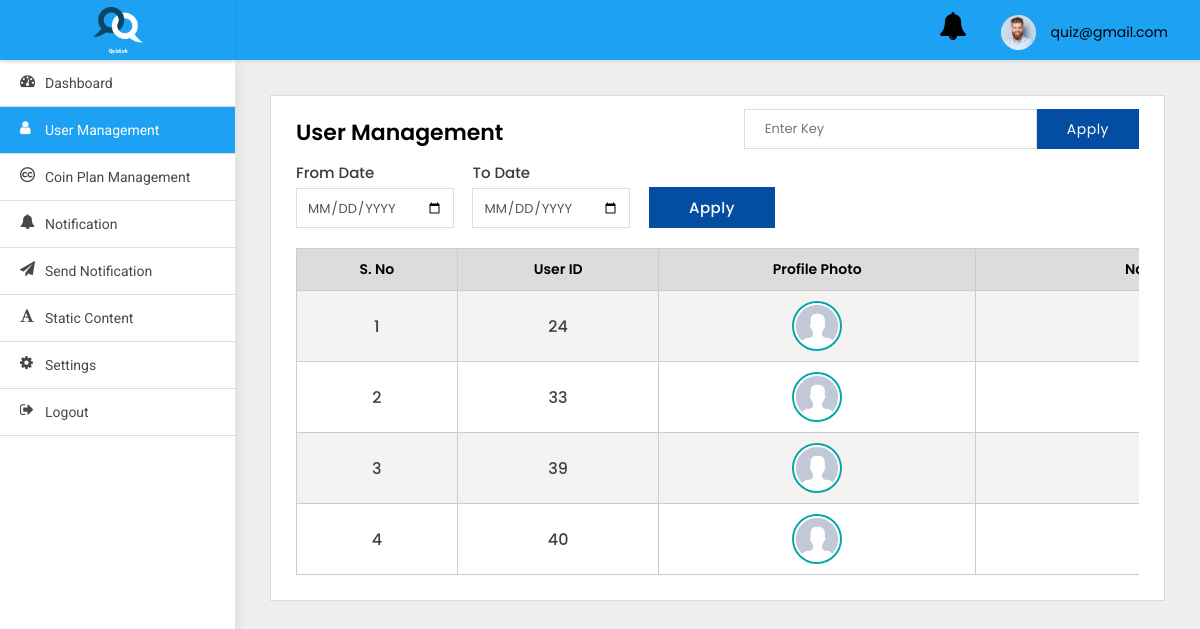
/adminpanel/users-list/ (signed in), run on the app's committed database.
### adminpanel/models.py (models this page shows)
class User(AbstractBaseUser, PermissionsMixin):
    first_name = models.CharField(default='first name', max_length=100)
    last_name = models.CharField(default='', max_length=100, null=True, blank=True)
    email = models.CharField(default='', max_length=255, unique=True)
    country_code = models.CharField(default='+91', max_length=10)
    phone_number = models.CharField(default='', max_length=13)
    profile_pic = models.ImageField(default='default_profile.png', null=True, blank=True)
    device_token = models.CharField(default='', max_length=500, null=True, blank=True)
    remember_me = models.BooleanField(default=False)
    password = models.CharField(default='123456', max_length=100)
    confirm_password = models.CharField(default='123456', max_length=100)
    created_at = models.DateTimeField(auto_now_add=True)
    is_active = models.BooleanField(default=True)
    is_staff = models.BooleanField(default=False)
    is_blocked = models.BooleanField(default=False)
    objects = UserManager()
    USERNAME_FIELD = 'email'
    class Meta:
        ordering = ('-created_at',)

### src/models.py (models this page shows)
class AppUser(models.Model):
    username = models.CharField(default='first name', max_length=100)
    country_code = models.CharField(default='+91', max_length=10)
    phone_number = models.CharField(default='', max_length=13)
    password = models.CharField(default='123456', max_length=100)
    profile_pic = models.ImageField(default='default_profile.png', null=True, blank=True)
    device_token = models.CharField(default='', max_length=2000)
    created_at = models.DateTimeField(auto_now_add=True)

### adminpanel/views.py (the view)
# urls.py: path('users-list/', UsersList.as_view(), name='users-list'),
class UsersList(LoginRequiredMixin, ListView):
    paginate_by = 5
    model = User
    template_name = 'user-management.html'
    login_url = 'adminpanel:login'
    def get(self, request, *args, **kwargs):
        qs = self.request.GET.get('qs')
        if qs:
            search = AppUser.objects.filter(Q(username__icontains=qs) |
                                            Q(id__icontains=qs) |
                                            Q(phone_number__icontains=qs))
            search_count = len(search)
            context = {
                'search': search,
            }
            if search:
                messages.info(self.request, str(
                    search_count) + ' matches found')
                return render(self.request, 'user-management.html', context)
            else:
                messages.info(self.request, 'No results found')
                return render(self.request, 'user-management.html', context)
        else:
            users = AppUser.objects.all()
            myfilter = UserFilter(self.request.GET, queryset=users)
            users = myfilter.qs
            print(users.count())
            paginator = Paginator(users, self.paginate_by)
            page_number = self.request.GET.get('page')
            page_obj = paginator.get_page(page_number)
            context = {
                'object_list': users,
                'myfilter': myfilter,
                'pages': page_obj,
            }
            return render(self.request, "user-management.html", context)

### adminpanel/templates/user-management.html (shortened to what this page needs)
{% extends 'base.html' %}
{% block body %}
<div class="WrapperArea">
    <div class="WrapperBox">
        <div class="Small-Wrapper">
            <div class="SearchBox">
                <form action="" method="get">
                    <input type="text" name="qs" placeholder="Enter Key">
                    <button>Apply</button>
                </form>
            </div>
            <h4 class="Title">User Management</h4>
            <div class="Filter">
                <form method="get">
                    <div class="form-group">
                        <label>From Date</label>
                        <input type="date" name="from_date" class="form-control">
                    </div>
                    <div class="form-group">
                        <label>To Date</label>
                        <input type="date" name="to_date" class="form-control">
                    </div>
                    <div class="form-group">
                        <label>&nbsp;</label>
                        <button class="Button" type="submit">Apply</button>
                    </div>
                </form>
            </div>
            {% if search %}
            <div class="TableList">
                <div class="dragscroll">
                    <table style="width: 150vw">
                        <thead>
                        <tr>
                            <th>S. No</th>
                            <th>User ID</th>
                            <th>Name of the user</th>
                            <th>Profile Photo</th>
                            <th>Phone Number</th>
                            <th>Action</th>
                        </tr>
                        </thead>
                        <tbody>
                        {% for object in search %}
                        <tr>
                            <td>{{forloop.counter}}</td>
                            <td>{{object.id}}</td>
                            <td>{{object.username}}</td>
                            {% if object.profile_pic %}
                            <td>
                                <figure><img src="{{object.profile_pic.url}}" alt="Profile pic"></figure>
                            </td>
                            {% else %}
                            <td>
                                <figure><img src="https://snapic-bucket.s3.amazonaws.com/static/default_profile.png"
                                             alt=""></figure>
                            </td>
                            {% endif %}
                            <td>{{object.phone_number}}</td>
                            <td>
                                <a class="Blue" href="{% url 'adminpanel:user-detail' object.id %}">
                                    <i class="fa fa-eye"></i>
                                </a>
                                <button class="Red deleteButton" value="{{object.id}}" data-toggle="modal"
                                        data-target="#DeleteModal" style="border:none;box-shadow:none;
                                                                                background:transparent;outline:0;">
                                    <i class="fa fa-trash"></i>
                                </button>
                                {% if object.is_blocked %}
                                <button class="Red cross" data-target="#UnBlock" data-toggle="modal"
                                        value="{{object.id}}"
                                        style="border:none;box-shadow:none;background:transparent;outline:0;margin-left:10px;">
                                    <i class="fa fa-ban"></i>
                                </button>
                                {% else %}
                                <button class="Green tick" data-target="#Block" data-toggle="modal"
                                        value="{{object.id}}"
                                        style="border:none;box-shadow:none;background:transparent;outline:0;margin-left:10px;">
                                    <i class="fa fa-check"></i>
                                </button>
                                {% endif %}
                            </td>
                        </tr>
                        {% endfor %}
                        </tbody>
                    </table>
                </div>
            </div>
            {% elif pages %}
            <div class="TableList">
                <div class="dragscroll">
                    <table style="width: 150vw">
                        <thead>
                        <tr>
                            <th>S. No</th>
                            <th>User ID</th>
                            <th>Profile Photo</th>
                            <th>Name of the user</th>
                        </tr>
                        </thead>
                        <tbody>
                        {% for object in pages %}
                        <tr>
                            <td>{{forloop.counter}}</td>
                            <td>{{object.id}}</td>
                            {% if object.profile_pic %}
                            <td>
                                <center>
                                    <figure><img src="{{object.profile_pic.url}}" alt="Profile pic"></figure>
                                </center>
                            </td>
                            {% endif %}
                            <td>{{object.username}}</td>
                        </tr>
                        {% endfor %}
                        </tbody>
                    </table>
                </div>
            </div>
            {% endif %}
        </div>
    </div>
</div>
{% endblock body %}

### adminpanel/templates/base.html (shortened to what this page needs)
{% load static %}
<html lang="en">
<head>
    <link type="text/css" rel="stylesheet" href="{% static 'adminpanel/css/style.css' %}">
</head>
<body>
<div class="Header">
    <div class="Logo">
        <img src="{% static 'adminpanel/images/logo_splash.png' %}">
    </div>
    <div class="Navigation">
        <div class="header-notifications">
            <a href="{% url 'adminpanel:notification' %}">
                <i class="fa fa-bell fa-2x" aria-hidden="true"></i>
            </a>
        </div>
        <div class="Avater">
            <a href="javascript:void(0);">
                <figure><img src="{% static 'adminpanel/images/profile.jpg' %}"></figure>
                {{user}} </a>
        </div>
    </div>
</div>
<div class="SidenavBar">
    <ul>
        <li class="nav-item nav-link {% if request.resolver_match.view_name  == 'adminpanel:dashboard' %}active{% endif %}">
            <a href="{% url 'adminpanel:dashboard'  %}">
                <span><i class="fa fa-tachometer"></i></span> Dashboard
            </a>
        </li>
        <li class="nav-item nav-link {% if request.resolver_match.view_name  == 'adminpanel:users-list' %}active{% endif %}">
            <a href="{% url 'adminpanel:users-list' %}">
                <span><i class="fa fa-user"></i></span> User Management
            </a>
        </li>
        <li class="nav-item nav-link {% if request.resolver_match.view_name  == 'adminpanel:coin-plan-list' %}active{% endif %}">
            <a href="{% url 'adminpanel:coin-plan-list' %}">
                <span><i class="fa fa-creative-commons"></i></span> Coin Plan Management
            </a>
        </li>
        <li class="nav-item nav-link {% if request.resolver_match.view_name  == 'adminpanel:notification' %}active{% endif %}">
            <a href="{% url 'adminpanel:notification' %}">
                <span><i class="fa fa-bell"></i></span> Notification
            </a>
        </li>
        <li class="nav-item nav-link {% if request.resolver_match.view_name  == 'adminpanel:send-notification' %}active{% endif %}">
            <a href="{% url 'adminpanel:send-notification' %}">
                <span><i class="fa fa-send"></i></span> Send Notification
            </a>
        </li>
        <li class="nav-item nav-link {% if request.resolver_match.view_name  == 'adminpanel:terms-and-condition' %}active{% endif %}">
            <a href="{% url 'adminpanel:terms-and-condition' %}">
                <span><i class="fa fa-font"></i></span> Static content
            </a>
        </li>
        <li class="nav-item nav-link {% if request.resolver_match.view_name  == 'change_password' %}active{% endif %}">
            <a href="{% url 'change_password' %}">
                <span><i class="fa fa-cog"></i></span> Settings
            </a>
        </li>
        <li class="nav-item nav-link {% if request.resolver_match.view_name  == 'logout' %}active{% endif %}">
            <a href="{% url 'logout' %}">
                <span><i class="fa fa-sign-out"></i></span> Logout
            </a>
        </li>
    </ul>
</div>
{% block body %}
{% endblock body %}
</body>
</html>

### data on the page
User: email "quiz@gmail.com"
AppUser: id "24", profile_pic (placeholder picture)
AppUser: id "33", profile_pic (placeholder picture)
AppUser: id "39", profile_pic (placeholder picture)
AppUser: id "40", profile_pic (placeholder picture)
